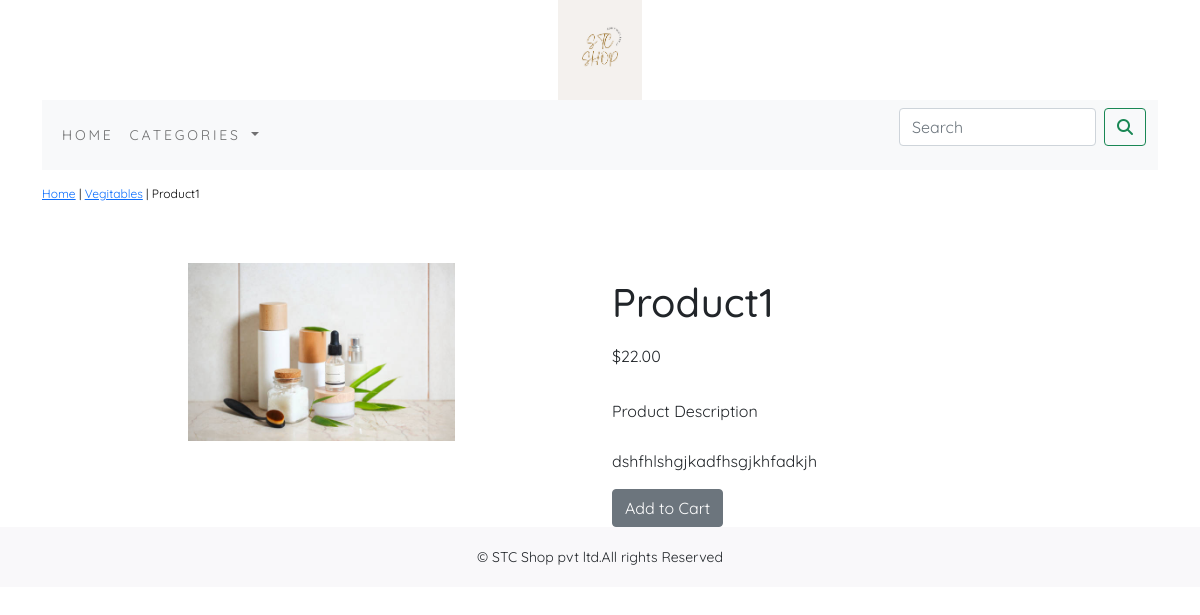
The app's page /shop/vegitables/product1/ with its own data.
### shop/models.py (models this page shows, shortened)
class Products(models.Model):
    name=models.CharField(max_length=250,unique=True)
    slug=models.SlugField(max_length=250,unique=True)
    description=models.TextField(blank=True)
    price=models.DecimalField(max_digits=10,decimal_places=2)
    category=models.ForeignKey(Category,on_delete=models.CASCADE)
    image=models.ImageField(upload_to='product')
    stock=models.IntegerField()
    available=models.BooleanField(default=True)
    created=models.DateTimeField(auto_now_add=True)
    updated=models.DateTimeField(auto_now=True)
    class Meta:
        ordering=('name',)
        verbose_name='product'
        verbose_name_plural='products'

class Category(models.Model):
    name=models.CharField(max_length=250,unique=True)
    slug=models.SlugField(max_length=250,unique=True)
    description=models.TextField(blank=True)
    image=models.ImageField(upload_to='category')
    class Meta:
        ordering=('name',)
        verbose_name='category'
        verbose_name_plural='categories'
    def get_url(self):
        return reverse('shop:productbycat',args=[self.slug])
    def __str__(self):
        return '{}'.format(self.name)

### shop/views.py (the view)
# urls.py: path('<slug:c_slug>/<slug:p_slug>/',views.productdetail,name='productdetial'),
def productdetail(request,c_slug,p_slug):
    try:
        product=Products.objects.get(category__slug=c_slug,slug=p_slug)
    except Exception as e:
        raise e
    return render(request,'productdetail.html',{'product':product})

### cart/context_processors.py (called while the page is built)
def counter(request):
    item_count=0
    if 'admin' in request.path:
        return {}
    else:
        try:
            cart=Cart.objects.filter(cart_id=_cart_id(request))
            cart_items=CartItem.objects.all().filter(cart=cart[:1])
            for cart_item in cart_items:
                item_count += cart_item.quantity
        except Cart.DoesNotExist:
            item_count=0
    return dict(item_count=item_count)

### cart/views.py (called while the page is built)
def _cart_id(request, ):
    cart = request.session.session_key
    if not cart:
        cart = request.session.create()
    return cart

### shop/context_processors.py (called while the page is built)
def menu_links(request):
    links=Category.objects.all()
    return dict(links=links)

### templates/productdetail.html (shortened to what this page needs)
{% extends 'base.html' %}
{% load static %}
{% block content %}
<div class="row my_prod_row_class">
    <div class="mx_auto">
        <p><a href="{% url 'shop:allprodcat'">Home</a> | <a href="{{product.category.get_url}}">{{product.category}}</a> | {{product.name}}</p>
    </div>
</div>
<div class="container">
    <br>
    <div class="row">
        <div class="col-12 col-sm-12 col-md-12 col-lg-6 text-center">
            <div style="min-width:18rem;">
                <img style="width:50%" src="{{product.image.url}}" alt="{{product.name}}">
            </div>
        </div>
        <div class="col-12 col-sm-12 col-md-12 col-lg-6">
            <div>
                <h1 class="my_prod_title">{{product.name}}</h1>
                <p>${{product.price}}</p>
                <p class="my_prod_title"> Product Description</p>
                <p class="text-justify my_prod_text">{{product.description}}</p>
                {% if product.stock <= 0 %}
                <p class="text-justify my_prod_text"><b>Out Of Stock</b></p>
                {% else %}
                <a class="btn btn-secondary" href="{% url 'cart:add_cart' product.id %}">Add to Cart</a>
                {% endif %}
            </div>
        </div>
    </div>
</div>
{% endblock %}

### static/css/custom.css (style rules this page uses)
.body1 { font-family: 'Quicksand', sans-serif; }
.my_prod_row_class { padding-top:15px; padding-bottom:20px; }
.my_prod_row_class .mx_auto { color:#000; font-size:12px; text-decoration:none; }
.my_prod_title { font-size:36spx; text_transform:uppercase; letter_spacing:.2em; padding-top:15px; padding-bottom:10px; }
.my_prod_text { padding-right:20px; }

### records on screen
Products: category "Vegitables", name "Product1", image (picture), price "22.00", description "dshfhlshgjkadfhsgjkhfadkjh"
